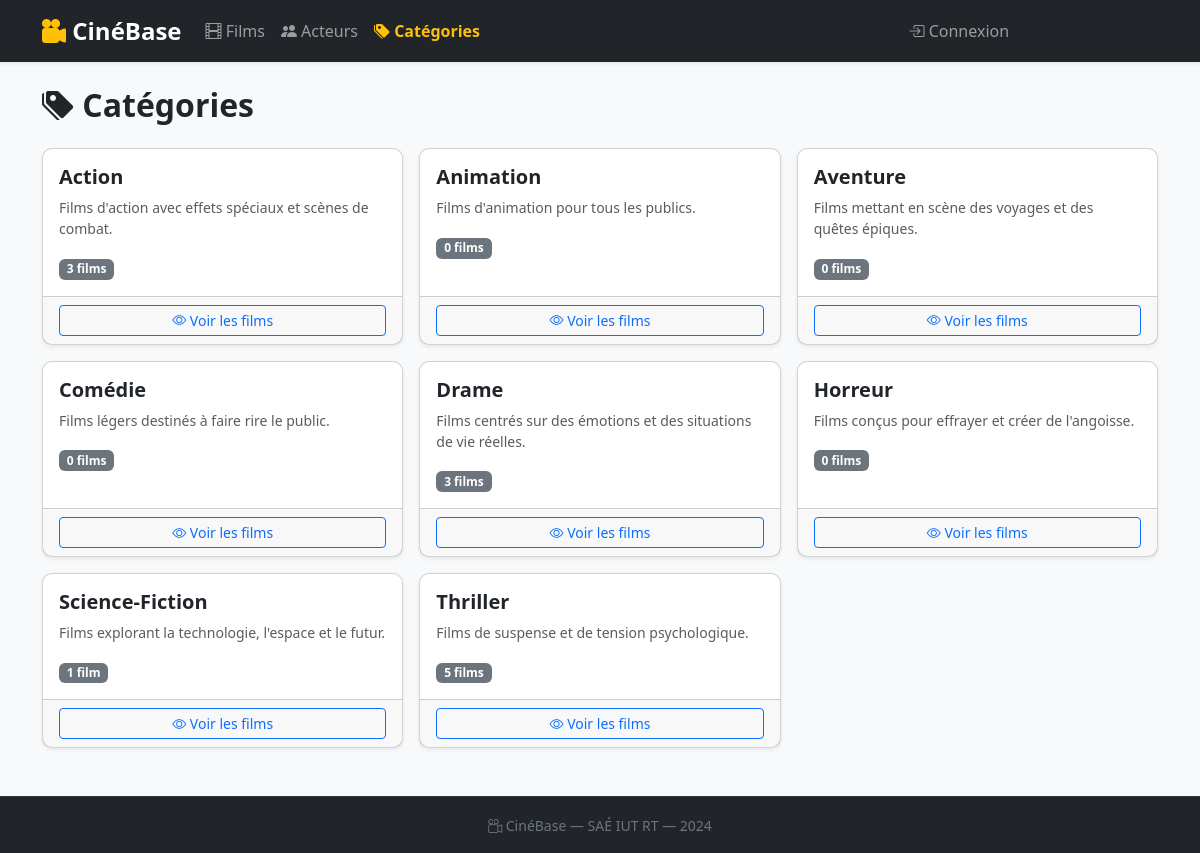
Page /categories/ on the committed database.
### films/models.py (models this page shows, shortened)
class Categorie(models.Model):
    nom = models.CharField(max_length=100, verbose_name='Nom')
    descriptif = models.TextField(blank=True, verbose_name='Descriptif')
    class Meta:
        verbose_name = 'Catégorie'
        verbose_name_plural = 'Catégories'
        ordering = ['nom']

### films/views.py (the view)
# urls.py: path('categories/', views.categorie_list, name='categorie_list'),
def categorie_list(request):
    categories = Categorie.objects.all()
    return render(request, 'films/categories/list.html', {'categories': categories})

### films/templates/films/categories/list.html (shortened to what this page needs)
{% extends 'films/base.html' %}
{% block content %}
<div class="d-flex justify-content-between align-items-center mb-4">
  <h2 class="fw-bold mb-0"><i class="bi bi-tags-fill"></i> Catégories</h2>
</div>
<div class="row g-3">
  {% for cat in categories %}
  <div class="col-md-4">
    <div class="card h-100 shadow-sm">
      <div class="card-body">
        <h5 class="card-title fw-bold">{{ cat.nom }}</h5>
        <p class="card-text text-muted small">{{ cat.descriptif|truncatechars:80|default:"Aucun descriptif." }}</p>
        <span class="badge bg-secondary">{{ cat.films.count }} film{{ cat.films.count|pluralize }}</span>
      </div>
      <div class="card-footer d-flex gap-1">
        <a href="{% url 'categorie_detail' cat.pk %}" class="btn btn-sm btn-outline-primary flex-grow-1">
          <i class="bi bi-eye"></i> Voir les films
        </a>
      </div>
    </div>
  </div>
  {% empty %}
  <p class="text-muted">Aucune catégorie.</p>
  {% endfor %}
</div>
{% endblock %}

### static/films/css/style.css (style rules this page uses)
body { background-color: #f8f9fa; font-family: 'Segoe UI', system-ui, sans-serif; }
.card { border-radius: 10px; }

### rows in the picture
Categorie: nom "Action", descriptif "Films d'action avec effets spéciaux et scènes de combat.", films.count "3"
Categorie: nom "Animation", descriptif "Films d'animation pour tous les publics.", films.count "0"
Categorie: nom "Aventure", descriptif "Films mettant en scène des voyages et des quêtes épiques.", films.count "0"
Categorie: nom "Comédie", descriptif "Films légers destinés à faire rire le public.", films.count "0"
Categorie: nom "Drame", descriptif "Films centrés sur des émotions et des situations de vie réelles.", films.count "3"
Categorie: nom "Horreur", descriptif "Films conçus pour effrayer et créer de l'angoisse.", films.count "0"
Categorie: nom "Science-Fiction", descriptif "Films explorant la technologie, l'espace et le futur.", films.count "1"
Categorie: nom "Thriller", descriptif "Films de suspense et de tension psychologique.", films.count "5"
